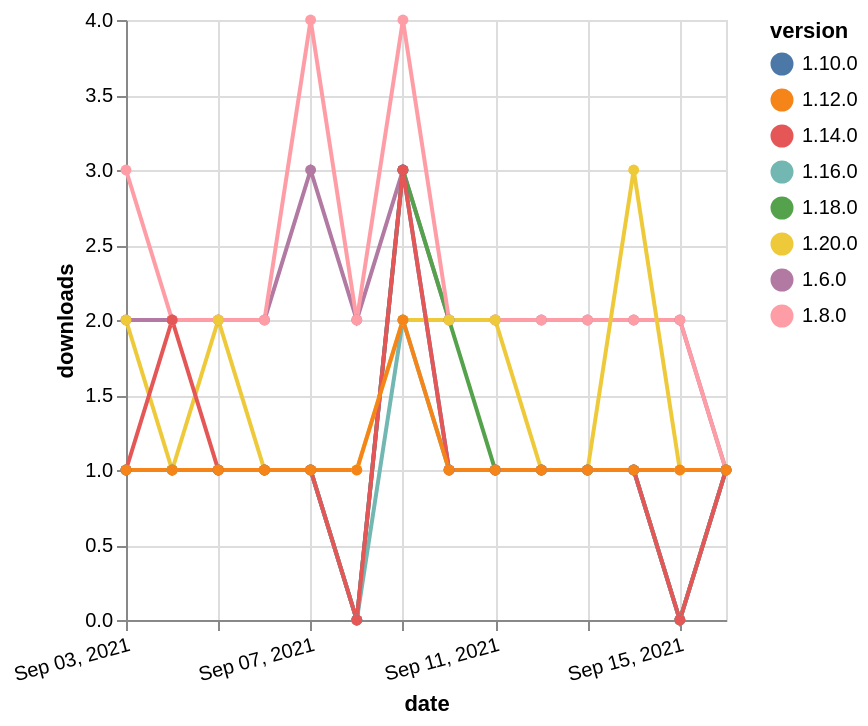

The specification (Vega-Lite) saved for this image:
### Vega-Lite specification from a JSON file in a GitHub repository (floating-point values rounded to 4 significant figures)
{"$schema": "https://vega.github.io/schema/vega-lite/v5.json", "description": "A simple bar chart with embedded data.", "data": {"values": [{"date": "2021-09-03", "total": 2366, "delta": 2, "version": "1.6.0"}, {"date": "2021-09-04", "total": 2368, "delta": 2, "version": "1.6.0"}, {"date": "2021-09-05", "total": 2370, "delta": 2, "version": "1.6.0"}, {"date": "2021-09-06", "total": 2372, "delta": 2, "version": "1.6.0"}, {"date": "2021-09-07", "total": 2375, "delta": 3, "version": "1.6.0"}, {"date": "2021-09-08", "total": 2377, "delta": 2, "version": "1.6.0"}, {"date": "2021-09-09", "total": 2380, "delta": 3, "version": "1.6.0"}, {"date": "2021-09-10", "total": 2382, "delta": 2, "version": "1.6.0"}, {"date": "2021-09-11", "total": 2384, "delta": 2, "version": "1.6.0"}, {"date": "2021-09-12", "total": 2386, "delta": 2, "version": "1.6.0"}, {"date": "2021-09-13", "total": 2388, "delta": 2, "version": "1.6.0"}, {"date": "2021-09-14", "total": 2390, "delta": 2, "version": "1.6.0"}, {"date": "2021-09-15", "total": 2392, "delta": 2, "version": "1.6.0"}, {"date": "2021-09-16", "total": 2393, "delta": 1, "version": "1.6.0"}, {"date": "2021-09-03", "total": 195, "delta": 1, "version": "1.18.0"}, {"date": "2021-09-04", "total": 196, "delta": 1, "version": "1.18.0"}, {"date": "2021-09-05", "total": 197, "delta": 1, "version": "1.18.0"}, {"date": "2021-09-06", "total": 198, "delta": 1, "version": "1.18.0"}, {"date": "2021-09-07", "total": 199, "delta": 1, "version": "1.18.0"}, {"date": "2021-09-08", "total": 199, "delta": 0, "version": "1.18.0"}, {"date": "2021-09-09", "total": 202, "delta": 3, "version": "1.18.0"}, {"date": "2021-09-10", "total": 204, "delta": 2, "version": "1.18.0"}, {"date": "2021-09-11", "total": 205, "delta": 1, "version": "1.18.0"}, {"date": "2021-09-12", "total": 206, "delta": 1, "version": "1.18.0"}, {"date": "2021-09-13", "total": 207, "delta": 1, "version": "1.18.0"}, {"date": "2021-09-14", "total": 208, "delta": 1, "version": "1.18.0"}, {"date": "2021-09-15", "total": 208, "delta": 0, "version": "1.18.0"}, {"date": "2021-09-16", "total": 209, "delta": 1, "version": "1.18.0"}, {"date": "2021-09-03", "total": 2539, "delta": 3, "version": "1.8.0"}, {"date": "2021-09-04", "total": 2541, "delta": 2, "version": "1.8.0"}, {"date": "2021-09-05", "total": 2543, "delta": 2, "version": "1.8.0"}, {"date": "2021-09-06", "total": 2545, "delta": 2, "version": "1.8.0"}, {"date": "2021-09-07", "total": 2549, "delta": 4, "version": "1.8.0"}, {"date": "2021-09-08", "total": 2551, "delta": 2, "version": "1.8.0"}, {"date": "2021-09-09", "total": 2555, "delta": 4, "version": "1.8.0"}, {"date": "2021-09-10", "total": 2557, "delta": 2, "version": "1.8.0"}, {"date": "2021-09-11", "total": 2559, "delta": 2, "version": "1.8.0"}, {"date": "2021-09-12", "total": 2561, "delta": 2, "version": "1.8.0"}, {"date": "2021-09-13", "total": 2563, "delta": 2, "version": "1.8.0"}, {"date": "2021-09-14", "total": 2565, "delta": 2, "version": "1.8.0"}, {"date": "2021-09-15", "total": 2567, "delta": 2, "version": "1.8.0"}, {"date": "2021-09-16", "total": 2568, "delta": 1, "version": "1.8.0"}, {"date": "2021-09-03", "total": 262, "delta": 1, "version": "1.10.0"}, {"date": "2021-09-04", "total": 263, "delta": 1, "version": "1.10.0"}, {"date": "2021-09-05", "total": 264, "delta": 1, "version": "1.10.0"}, {"date": "2021-09-06", "total": 265, "delta": 1, "version": "1.10.0"}, {"date": "2021-09-07", "total": 266, "delta": 1, "version": "1.10.0"}, {"date": "2021-09-08", "total": 266, "delta": 0, "version": "1.10.0"}, {"date": "2021-09-09", "total": 269, "delta": 3, "version": "1.10.0"}, {"date": "2021-09-10", "total": 270, "delta": 1, "version": "1.10.0"}, {"date": "2021-09-11", "total": 271, "delta": 1, "version": "1.10.0"}, {"date": "2021-09-12", "total": 272, "delta": 1, "version": "1.10.0"}, {"date": "2021-09-13", "total": 273, "delta": 1, "version": "1.10.0"}, {"date": "2021-09-14", "total": 274, "delta": 1, "version": "1.10.0"}, {"date": "2021-09-15", "total": 274, "delta": 0, "version": "1.10.0"}, {"date": "2021-09-16", "total": 275, "delta": 1, "version": "1.10.0"}, {"date": "2021-09-03", "total": 124, "delta": 2, "version": "1.20.0"}, {"date": "2021-09-04", "total": 125, "delta": 1, "version": "1.20.0"}, {"date": "2021-09-05", "total": 127, "delta": 2, "version": "1.20.0"}, {"date": "2021-09-06", "total": 128, "delta": 1, "version": "1.20.0"}, {"date": "2021-09-07", "total": 129, "delta": 1, "version": "1.20.0"}, {"date": "2021-09-08", "total": 130, "delta": 1, "version": "1.20.0"}, {"date": "2021-09-09", "total": 132, "delta": 2, "version": "1.20.0"}, {"date": "2021-09-10", "total": 134, "delta": 2, "version": "1.20.0"}, {"date": "2021-09-11", "total": 136, "delta": 2, "version": "1.20.0"}, {"date": "2021-09-12", "total": 137, "delta": 1, "version": "1.20.0"}, {"date": "2021-09-13", "total": 138, "delta": 1, "version": "1.20.0"}, {"date": "2021-09-14", "total": 141, "delta": 3, "version": "1.20.0"}, {"date": "2021-09-15", "total": 142, "delta": 1, "version": "1.20.0"}, {"date": "2021-09-16", "total": 143, "delta": 1, "version": "1.20.0"}, {"date": "2021-09-03", "total": 166, "delta": 1, "version": "1.16.0"}, {"date": "2021-09-04", "total": 167, "delta": 1, "version": "1.16.0"}, {"date": "2021-09-05", "total": 168, "delta": 1, "version": "1.16.0"}, {"date": "2021-09-06", "total": 169, "delta": 1, "version": "1.16.0"}, {"date": "2021-09-07", "total": 170, "delta": 1, "version": "1.16.0"}, {"date": "2021-09-08", "total": 170, "delta": 0, "version": "1.16.0"}, {"date": "2021-09-09", "total": 172, "delta": 2, "version": "1.16.0"}, {"date": "2021-09-10", "total": 173, "delta": 1, "version": "1.16.0"}, {"date": "2021-09-11", "total": 174, "delta": 1, "version": "1.16.0"}, {"date": "2021-09-12", "total": 175, "delta": 1, "version": "1.16.0"}, {"date": "2021-09-13", "total": 176, "delta": 1, "version": "1.16.0"}, {"date": "2021-09-14", "total": 177, "delta": 1, "version": "1.16.0"}, {"date": "2021-09-15", "total": 177, "delta": 0, "version": "1.16.0"}, {"date": "2021-09-16", "total": 178, "delta": 1, "version": "1.16.0"}, {"date": "2021-09-03", "total": 216, "delta": 1, "version": "1.14.0"}, {"date": "2021-09-04", "total": 218, "delta": 2, "version": "1.14.0"}, {"date": "2021-09-05", "total": 219, "delta": 1, "version": "1.14.0"}, {"date": "2021-09-06", "total": 220, "delta": 1, "version": "1.14.0"}, {"date": "2021-09-07", "total": 221, "delta": 1, "version": "1.14.0"}, {"date": "2021-09-08", "total": 221, "delta": 0, "version": "1.14.0"}, {"date": "2021-09-09", "total": 224, "delta": 3, "version": "1.14.0"}, {"date": "2021-09-10", "total": 225, "delta": 1, "version": "1.14.0"}, {"date": "2021-09-11", "total": 226, "delta": 1, "version": "1.14.0"}, {"date": "2021-09-12", "total": 227, "delta": 1, "version": "1.14.0"}, {"date": "2021-09-13", "total": 228, "delta": 1, "version": "1.14.0"}, {"date": "2021-09-14", "total": 229, "delta": 1, "version": "1.14.0"}, {"date": "2021-09-15", "total": 229, "delta": 0, "version": "1.14.0"}, {"date": "2021-09-16", "total": 230, "delta": 1, "version": "1.14.0"}, {"date": "2021-09-03", "total": 201, "delta": 1, "version": "1.12.0"}, {"date": "2021-09-04", "total": 202, "delta": 1, "version": "1.12.0"}, {"date": "2021-09-05", "total": 203, "delta": 1, "version": "1.12.0"}, {"date": "2021-09-06", "total": 204, "delta": 1, "version": "1.12.0"}, {"date": "2021-09-07", "total": 205, "delta": 1, "version": "1.12.0"}, {"date": "2021-09-08", "total": 206, "delta": 1, "version": "1.12.0"}, {"date": "2021-09-09", "total": 208, "delta": 2, "version": "1.12.0"}, {"date": "2021-09-10", "total": 209, "delta": 1, "version": "1.12.0"}, {"date": "2021-09-11", "total": 210, "delta": 1, "version": "1.12.0"}, {"date": "2021-09-12", "total": 211, "delta": 1, "version": "1.12.0"}, {"date": "2021-09-13", "total": 212, "delta": 1, "version": "1.12.0"}, {"date": "2021-09-14", "total": 213, "delta": 1, "version": "1.12.0"}, {"date": "2021-09-15", "total": 214, "delta": 1, "version": "1.12.0"}, {"date": "2021-09-16", "total": 215, "delta": 1, "version": "1.12.0"}]}, "width": "container", "mark": {"type": "line", "point": {"filled": true}}, "encoding": {"x": {"field": "date", "type": "temporal", "timeUnit": "yearmonthdate", "title": "date", "axis": {"labelAngle": -15}}, "y": {"field": "delta", "type": "quantitative", "title": "downloads"}, "color": {"field": "version", "type": "nominal"}, "tooltip": {"field": "delta"}}}
